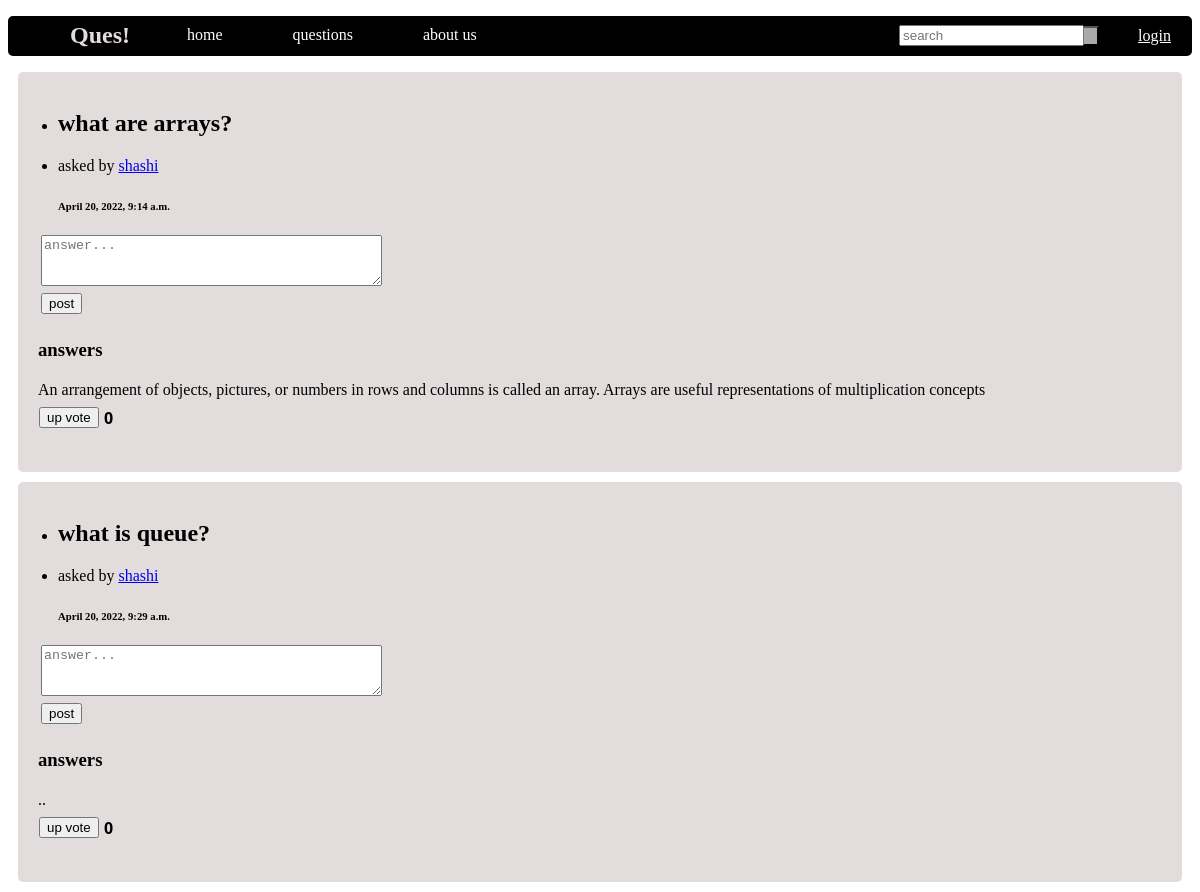
The page /quests/home/ on the database its author committed.
### quests/models.py (models this page shows, shortened)
class que(models.Model):
    author = models.ForeignKey(User,  on_delete=models.CASCADE)
    content = models.TextField()
    date_posted = models.DateTimeField(default=timezone.now)
    title = models.CharField(max_length=20)

### quests/views.py (the view)
# urls.py: 2. Add a URL to urlpatterns:  path('', views.home, name='home')
def home(request):
    allhome = que.objects.all()
    return render(request, 'home.html', {'allhome': allhome})     # allhome is var

### quests/templates/home.html (shortened to what this page needs)
{% extends 'base.html' %}
{% block body %}
{% for que in allhome %}
<div class="container" style="margin: 10px 10px; background-color: #E3DCDC; border-radius: 5px;">
<br>
    <ul>
        <li>
            <h2 style=> {{que.title}}</h2>
        </li>
        <li>
            <p>asked by <a href=" {{ que.author }} "> {{ que.author }} </a>
            <h6> {{que.date_posted}}</h6>
            </p>
        </li>
    </ul>
    <form action="/quests/home" method="POST">
        <textarea name="" id="" cols="40" rows="3" placeholder="answer..." style="margin: -2px 23px;"></textarea>
        <br>
        <button type="submit" action="" style="margin: 5px 23px;">post</button>
        <br>
    </form>
    <h3 style="margin: 20px;">answers</h3>
    <p style="margin: 0px 20px;"> {{que.content}} </p>
    <div>
        <button id="but" style="margin: 8px 21px;">up vote</button>
        <p id="votes" style="margin: -29px 86px;font-weight:bold;font-family: system-ui;">0</p>
    </div>
    <br> <br> <br> <br>
</div>
{% load static %}
{% endfor %}
{% endblock %}

### quests/templates/base.html (shortened to what this page needs)
<!DOCTYPE html>
<html lang="en">
<head>
</head>
<body>
  <header>
    <nav class="navbar">
      <ul>
        <li> <h1 style="margin: -4px 7px;color: #E3DCDC "> Ques! </h1> </li>
        <li> <a href="/quests/home">home</a> </li>
        <li> <a href="/quests/question">questions</a> </li>
        <li> <a href="/quests/about">about us</a> </li>
        <a href="/quests/login" style="color: right;margin: 11px 21px;float: right;color: white;">login</a>
        <from class="search">
          <input type="text" name="search" id="search" placeholder="search" ;="" style="margin: -1px -166px;">
          <button type="submit" style="background: darkgray;padding: 8px;float: right;margin: 0px -34px;
          color: black;"></button>
        </from>
      </ul>
    </nav>
    {% block body %} {% endblock %}
  </header>
</body>
</html>

### quests/templates/base.html (style rules this page uses)
.navbar { background-color: black; border-radius: 5px; }
.navbar ul { overflow: auto; }
.navbar li { float: left; list-style: none; margin: 10px 15px; border-radius: 3px; }
.navbar li a { text-decoration: none; color: white; padding: 20px 20px; }
.search { float: right; color: aliceblue; margin: 10px 52px; }

### rows shown on the page
que: title "what are arrays?", author "shashi", date_posted "April 20, 2022, 9:14 a.m.", content "An arrangement of objects, pictures, or numbers in rows and columns is called an array. Arrays are useful representations of multiplication concepts"
que: title "what is queue?", author "shashi", date_posted "April 20, 2022, 9:29 a.m.", content ".."
